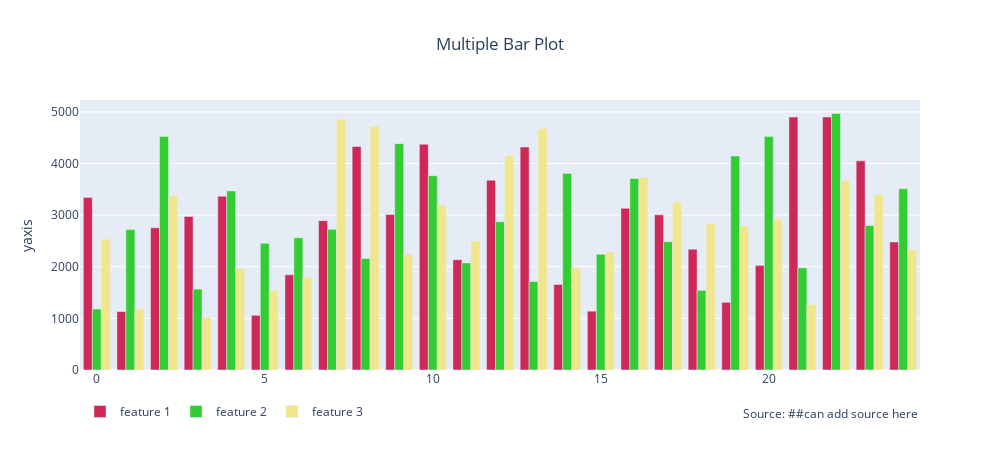

Notebook code for this chart:
### Markdown cell above
##  Multiple Bar Plot

### Code cell
fig = go.Figure(data=[
        go.Bar(name='feature 1', x=x, y=y,   marker_color='rgb(206,40,89)'),
        go.Bar(name='feature 2', x=x, y=y1,  marker_color='limegreen'),
        go.Bar(name='feature 3', x=x, y=y2,  marker_color='khaki')
    ])
    # Change the bar mode
fig.update_layout(barmode='group',yaxis=dict(title_text="yaxis"),legend_orientation="h",
                      title_text="Multiple Bar Plot",title_x=0.5)
    
fig.update_layout(width =1000,height=450,autosize=True,
        annotations=[dict(x=1,y=-0.2,xref='paper',yref='paper',
                          text="Source: ##can add source here",showarrow=False,       
                )
            ]
        )

### Figure 1 — Plotly figure (JSON) as saved in the notebook; plotly's stock layout.template omitted (floating-point values rounded to 4 significant figures)
{"data": [{"marker": {"color": "rgb(206,40,89)"}, "name": "feature 1", "type": "bar", "x": [0, 1, 2, 3, 4, 5, 6, 7, 8, 9, 10, 11, 12, 13, 14, 15, 16, 17, 18, 19, 20, 21, 22, 23, 24], "y": [3340, 1133, 2756, 2976, 3367, 1060, 1844, 2894, 4331, 3012, 4373, 2136, 3676, 4320, 1656, 1140, 3132, 3007, 2342, 1311, 2023, 4901, 4902, 4053, 2479]}, {"marker": {"color": "limegreen"}, "name": "feature 2", "type": "bar", "x": [0, 1, 2, 3, 4, 5, 6, 7, 8, 9, 10, 11, 12, 13, 14, 15, 16, 17, 18, 19, 20, 21, 22, 23, 24], "y": [1182, 2721, 4523, 1568, 3470, 2454, 2563, 2725, 2161, 4386, 3764, 2074, 2871, 1715, 3809, 2241, 3710, 2485, 1544, 4145, 4522, 1980, 4970, 2800, 3512]}, {"marker": {"color": "khaki"}, "name": "feature 3", "type": "bar", "x": [0, 1, 2, 3, 4, 5, 6, 7, 8, 9, 10, 11, 12, 13, 14, 15, 16, 17, 18, 19, 20, 21, 22, 23, 24], "y": [2536, 1181, 3387, 1016, 1965, 1548, 1798, 4854, 4725, 2240, 3196, 2499, 4162, 4679, 1983, 2287, 3730, 3248, 2845, 2785, 2925, 1266, 3674, 3394, 2329]}], "layout": {"annotations": [{"showarrow": false, "text": "Source: ##can add source here", "x": 1, "xref": "paper", "y": -0.2, "yref": "paper"}], "autosize": true, "barmode": "group", "height": 450, "legend": {"orientation": "h"}, "title": {"text": "Multiple Bar Plot", "x": 0.5}, "width": 1000, "yaxis": {"title": {"text": "yaxis"}}}}
